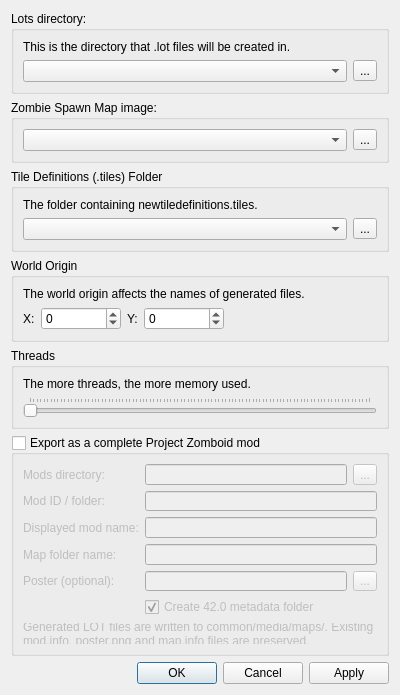
<?xml version="1.0" encoding="UTF-8"?>
<ui version="4.0">
 <class>GenerateLotsDialog</class>
 <widget class="QDialog" name="GenerateLotsDialog">
  <property name="geometry">
   <rect>
    <x>0</x>
    <y>0</y>
    <width>400</width>
    <height>690</height>
   </rect>
  </property>
  <property name="windowTitle">
   <string>Generate Lots</string>
  </property>
  <layout class="QGridLayout" name="gridLayout">
   <item row="6" column="0">
    <spacer name="verticalSpacer">
     <property name="orientation">
      <enum>Qt::Vertical</enum>
     </property>
     <property name="sizeHint" stdset="0">
      <size>
       <width>20</width>
       <height>40</height>
      </size>
     </property>
    </spacer>
   </item>
   <item row="3" column="0">
    <widget class="QGroupBox" name="groupBox_3">
     <property name="title">
      <string>World Origin</string>
     </property>
     <layout class="QVBoxLayout" name="verticalLayout_3">
      <item>
       <widget class="QLabel" name="label_2">
        <property name="text">
         <string>The world origin affects the names of generated files.</string>
        </property>
       </widget>
      </item>
      <item>
       <layout class="QHBoxLayout" name="horizontalLayout_5">
        <item>
         <layout class="QHBoxLayout" name="horizontalLayout_3">
          <item>
           <widget class="QLabel" name="label_3">
            <property name="text">
             <string>X:</string>
            </property>
           </widget>
          </item>
          <item>
           <widget class="QSpinBox" name="xOrigin">
            <property name="minimumSize">
             <size>
              <width>80</width>
              <height>0</height>
             </size>
            </property>
            <property name="minimum">
             <number>-1000</number>
            </property>
            <property name="maximum">
             <number>1000</number>
            </property>
           </widget>
          </item>
         </layout>
        </item>
        <item>
         <layout class="QHBoxLayout" name="horizontalLayout_4">
          <item>
           <widget class="QLabel" name="label_4">
            <property name="text">
             <string>Y:</string>
            </property>
           </widget>
          </item>
          <item>
           <widget class="QSpinBox" name="yOrigin">
            <property name="minimumSize">
             <size>
              <width>80</width>
              <height>0</height>
             </size>
            </property>
            <property name="minimum">
             <number>-1000</number>
            </property>
            <property name="maximum">
             <number>1000</number>
            </property>
           </widget>
          </item>
         </layout>
        </item>
        <item>
         <spacer name="horizontalSpacer">
          <property name="orientation">
           <enum>Qt::Horizontal</enum>
          </property>
          <property name="sizeHint" stdset="0">
           <size>
            <width>40</width>
            <height>20</height>
           </size>
          </property>
         </spacer>
        </item>
       </layout>
      </item>
     </layout>
    </widget>
   </item>
   <item row="2" column="0">
    <widget class="QGroupBox" name="groupBox_4">
     <property name="title">
      <string>Tile Definitions (.tiles) Folder</string>
     </property>
     <layout class="QVBoxLayout" name="verticalLayout_4">
      <item>
       <widget class="QLabel" name="label_5">
        <property name="text">
         <string>The folder containing newtiledefinitions.tiles.</string>
        </property>
       </widget>
      </item>
      <item>
       <layout class="QHBoxLayout" name="horizontalLayout_6">
        <item>
         <widget class="QComboBox" name="tiledefEdit"/>
        </item>
        <item>
         <widget class="QToolButton" name="tiledefBrowse">
          <property name="text">
           <string>...</string>
          </property>
         </widget>
        </item>
       </layout>
      </item>
     </layout>
    </widget>
   </item>
   <item row="1" column="0">
    <widget class="QGroupBox" name="groupBox_2">
     <property name="title">
      <string>Zombie Spawn Map image:</string>
     </property>
     <layout class="QVBoxLayout" name="verticalLayout_2">
      <item>
       <layout class="QHBoxLayout" name="horizontalLayout_2">
        <item>
         <widget class="QComboBox" name="spawnEdit">
          <property name="editable">
           <bool>false</bool>
          </property>
         </widget>
        </item>
        <item>
         <widget class="QToolButton" name="spawnBrowse">
          <property name="text">
           <string>...</string>
          </property>
         </widget>
        </item>
       </layout>
      </item>
     </layout>
    </widget>
   </item>
   <item row="7" column="0">
    <widget class="QDialogButtonBox" name="buttonBox">
     <property name="orientation">
      <enum>Qt::Horizontal</enum>
     </property>
     <property name="standardButtons">
      <set>QDialogButtonBox::Apply|QDialogButtonBox::Cancel|QDialogButtonBox::Ok</set>
     </property>
   </widget>
  </item>
  <item row="5" column="0">
   <widget class="QGroupBox" name="exportModGroup">
    <property name="title">
     <string>Export as a complete Project Zomboid mod</string>
    </property>
    <property name="checkable">
     <bool>true</bool>
    </property>
    <property name="checked">
     <bool>false</bool>
    </property>
    <layout class="QFormLayout" name="modExportLayout">
     <item row="0" column="0">
      <widget class="QLabel" name="modRootLabel">
       <property name="text">
        <string>Mods directory:</string>
       </property>
      </widget>
     </item>
     <item row="0" column="1">
      <layout class="QHBoxLayout" name="modRootLayout">
       <item>
        <widget class="QLineEdit" name="modRootEdit"/>
       </item>
       <item>
        <widget class="QToolButton" name="modRootBrowse">
         <property name="text">
          <string>...</string>
         </property>
        </widget>
       </item>
      </layout>
     </item>
     <item row="1" column="0">
      <widget class="QLabel" name="modIdLabel">
       <property name="text">
        <string>Mod ID / folder:</string>
       </property>
      </widget>
     </item>
     <item row="1" column="1">
      <widget class="QLineEdit" name="modIdEdit"/>
     </item>
     <item row="2" column="0">
      <widget class="QLabel" name="modNameLabel">
       <property name="text">
        <string>Displayed mod name:</string>
       </property>
      </widget>
     </item>
     <item row="2" column="1">
      <widget class="QLineEdit" name="modNameEdit"/>
     </item>
     <item row="3" column="0">
      <widget class="QLabel" name="mapNameLabel">
       <property name="text">
        <string>Map folder name:</string>
       </property>
      </widget>
     </item>
     <item row="3" column="1">
      <widget class="QLineEdit" name="mapNameEdit"/>
     </item>
     <item row="4" column="0">
      <widget class="QLabel" name="posterLabel">
       <property name="text">
        <string>Poster (optional):</string>
       </property>
      </widget>
     </item>
     <item row="4" column="1">
      <layout class="QHBoxLayout" name="posterLayout">
       <item>
        <widget class="QLineEdit" name="posterEdit"/>
       </item>
       <item>
        <widget class="QToolButton" name="posterBrowse">
         <property name="text">
          <string>...</string>
         </property>
        </widget>
       </item>
      </layout>
     </item>
     <item row="5" column="1">
      <widget class="QCheckBox" name="create42Folder">
       <property name="text">
        <string>Create 42.0 metadata folder</string>
       </property>
       <property name="checked">
        <bool>true</bool>
       </property>
      </widget>
     </item>
     <item row="6" column="0" colspan="2">
      <widget class="QLabel" name="modExportHint">
       <property name="text">
        <string>Generated LOT files are written to common/media/maps/&lt;Map Name&gt;. Existing mod.info, poster.png and map.info files are preserved.</string>
       </property>
       <property name="wordWrap">
        <bool>true</bool>
       </property>
      </widget>
     </item>
    </layout>
   </widget>
  </item>
   <item row="0" column="0">
    <widget class="QGroupBox" name="groupBox">
     <property name="title">
      <string>Lots directory:</string>
     </property>
     <layout class="QVBoxLayout" name="verticalLayout">
      <item>
       <widget class="QLabel" name="label">
        <property name="text">
         <string>This is the directory that .lot files will be created in.</string>
        </property>
       </widget>
      </item>
      <item>
       <layout class="QHBoxLayout" name="horizontalLayout">
        <item>
         <widget class="QComboBox" name="exportEdit">
          <property name="editable">
           <bool>false</bool>
          </property>
         </widget>
        </item>
        <item>
         <widget class="QToolButton" name="exportBrowse">
          <property name="text">
           <string>...</string>
          </property>
         </widget>
        </item>
       </layout>
      </item>
     </layout>
    </widget>
   </item>
   <item row="4" column="0">
    <widget class="QGroupBox" name="groupBox_5">
     <property name="title">
      <string>Threads</string>
     </property>
     <layout class="QFormLayout" name="formLayout">
      <item row="1" column="0" colspan="2">
       <layout class="QVBoxLayout" name="verticalLayout_6">
        <item>
         <widget class="QLabel" name="label_6">
          <property name="text">
           <string>The more threads, the more memory used.</string>
          </property>
         </widget>
        </item>
        <item>
         <widget class="QSlider" name="numThreadsSlider">
          <property name="orientation">
           <enum>Qt::Horizontal</enum>
          </property>
          <property name="tickPosition">
           <enum>QSlider::TicksAbove</enum>
          </property>
          <property name="tickInterval">
           <number>1</number>
          </property>
         </widget>
        </item>
       </layout>
      </item>
     </layout>
    </widget>
   </item>
  </layout>
 </widget>
 <resources/>
 <connections>
  <connection>
   <sender>buttonBox</sender>
   <signal>accepted()</signal>
   <receiver>GenerateLotsDialog</receiver>
   <slot>accept()</slot>
   <hints>
    <hint type="sourcelabel">
     <x>248</x>
     <y>254</y>
    </hint>
    <hint type="destinationlabel">
     <x>157</x>
     <y>274</y>
    </hint>
   </hints>
  </connection>
  <connection>
   <sender>buttonBox</sender>
   <signal>rejected()</signal>
   <receiver>GenerateLotsDialog</receiver>
   <slot>reject()</slot>
   <hints>
    <hint type="sourcelabel">
     <x>316</x>
     <y>260</y>
    </hint>
    <hint type="destinationlabel">
     <x>286</x>
     <y>274</y>
    </hint>
   </hints>
  </connection>
 </connections>
</ui>
